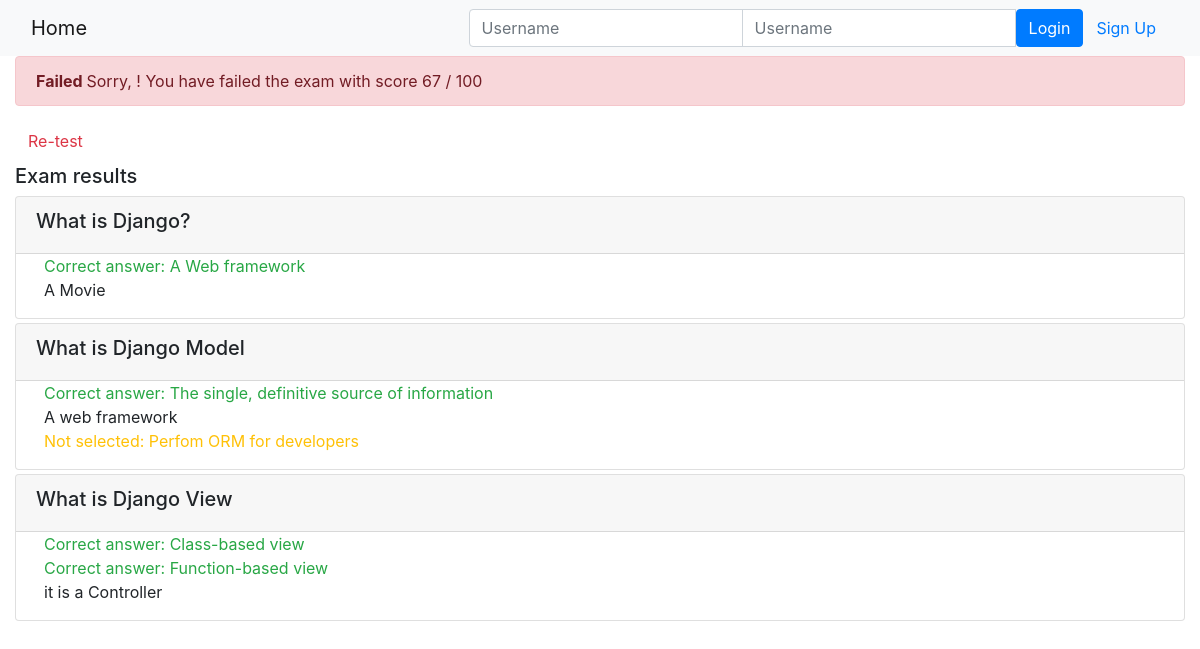
Page /onlinecourse/course/1/submission/1/result/ on the committed database.
### onlinecourse/models.py (models this page shows)
class Question(models.Model):
    courses = models.ManyToManyField(Course)
    question_text = models.CharField(max_length=500, default="This is a sample question.")
    marks = models.FloatField(default=1.0)
    def answered_correctly(self, selected_ids):
        all_answers = self.choice_set.filter(is_correct=True).count()
        selected_correct = self.choice_set.filter(is_correct=True, id__in=selected_ids).count()
        if all_answers == selected_correct:
            return True
        else:
            return False
    def __str__(self):
        return self.question_text

class Choice(models.Model):
    question = models.ForeignKey(Question, models.SET_NULL, null=True)
    choice_text = models.CharField(null=False, max_length=50)
    is_correct = models.BooleanField(default=True)
    def __str__(self):
        return self.choice_text

### onlinecourse/views.py (the view)
def show_exam_result(request, course_id, submission_id):
    course_obj = Course.objects.get(id=course_id)
    context = {}
    context['course'] = course_obj
    submission_choices = Submission.objects.get(id=submission_id).choices.all()
    context['choices'] = submission_choices
    print("Submission choices: \n", submission_choices)
    all_exam_questions = Question.objects.filter(courses=course_id)
    context['questions'] = all_exam_questions
    print("All exam questions: \n", all_exam_questions)
    all_exam_choices = [question.choice_set for question in all_exam_questions]
    print("All exam choices: \n", all_exam_choices)
    submission_score = 0
    max_score = 0
    for question in all_exam_questions:
        max_score += question.marks
        if question.answered_correctly(submission_choices):
            submission_score += question.marks
    context['grade'] = round(submission_score / max_score * 100)
    print("Submission grade: ", submission_score)
    return render(request, 'onlinecourse/exam_result_bootstrap.html', context)

### onlinecourse/templates/onlinecourse/exam_result_bootstrap.html (shortened to what this page needs)
<!DOCTYPE html>
<html lang="en">
<head>
    {% load static %}
    <link rel="stylesheet" href="https://maxcdn.bootstrapcdn.com/bootstrap/4.5.2/css/bootstrap.min.css">
</head>
<body>
 <nav class="navbar navbar-light bg-light">
    <div class="container-fluid">
        <div class="navbar-header">
              <a class="navbar-brand" href="{% url 'onlinecourse:index' %}">Home</a>
        </div>
        <ul class="nav navbar-nav navbar-right">
            {% if user.is_authenticated %}
            <li>
                <a class="btn btn-link" href="#">{{ user.first_name }}({{ user.username }})</a>
                <a class="btn btn-link" href="{% url 'onlinecourse:logout' %}">Logout</a>
            </li>
            {% else %}
            <li>
                <form class="form-inline" action="{% url 'onlinecourse:login' %}" method="post">
                    <div class="input-group">
                        <input type="text" class="form-control" placeholder="Username" name="username" >
                        <input type="password" class="form-control" placeholder="Username" name="psw" >
                        <button class="btn btn-primary" type="submit">Login</button>
                        <a class="btn btn-link" href="{% url 'onlinecourse:registration' %}">Sign Up</a>
                    </div>
                </form>
            </li>
            {% endif %}
        </ul>
    </div>
</nav>
<div class="container-fluid">
    {% if grade > 80 %}
    <div class="alert alert-success">
       <b>Congratulations, {{ user.username }}!</b> You have passed the exam and completed the course with the score {{ grade }} / 100
    </div>
        {% else %}
        <div class="alert alert-danger">
            <b>Failed </b> Sorry, {{ user.username }}! You have failed the exam with score {{ grade }} / 100
        </div>
        <a class="btn btn-link text-danger" href="{% url 'onlinecourse:course_details' course.id %}">Re-test</a>
        {% endif %}
        <div class="card-columns-vertical mt-1">
        <h5 class="">Exam results</h5>
            {% for question in questions %}
            <div class="card mt-1">
                <div class="card-header"><h5>{{ question.question_text}}</h5></div>
                <div class="form-group ml-2">
                    {% for choice in question.choice_set.all %}
                        <div class="form-check">
                            {% if choice in choices %}
                                {% if choice.is_correct %}
                                    <span class="text-success">
                                    Correct answer: {{ choice.choice_text }}
                                </span>
                                {% else %}
                                    <span class="text-danger">
                                    Wrong answer: {{ choice.choice_text }}
                                </span>
                                {% endif %}
                            {% else %}
                                {% if choice.is_correct %}
                                    <span class="text-warning">
                                    Not selected: {{ choice.choice_text }}
                                </span>
                                {% else %}
                                    {{ choice.choice_text }}
                                {% endif %}
                            {% endif %}
                        </div>
                    {% endfor %}
                </div>
            </div>
        {% endfor %}
        </div>
    </div>
</body>
</html>

### rows in the picture
Question: question_text "What is Django?"
Choice: choice_text "A Web framework"
Choice: choice_text "A Movie"
Question: question_text "What is Django Model"
Choice: choice_text "The single, definitive source of information"
Choice: choice_text "A web framework"
Choice: choice_text "Perfom ORM for developers"
Question: question_text "What is Django View"
Choice: choice_text "Class-based view"
Choice: choice_text "Function-based view"
Choice: choice_text "it is a Controller"

### other values in the picture
{{ grade }} "67"
